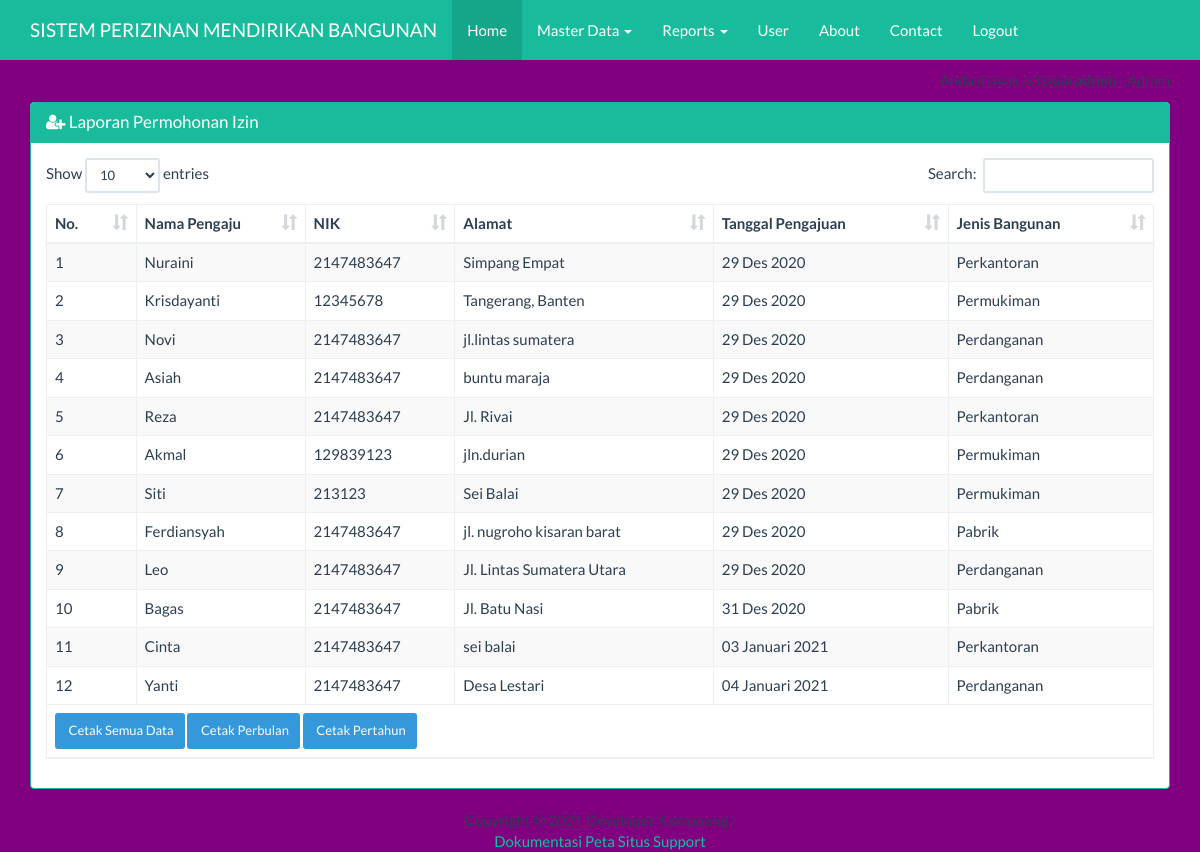
/index_admin.php?page=permintaan&actions=report (signed in), run on the app's committed database.
### tables this page shows
CREATE TABLE `tbl_permohonan` (
  `id_permohonan` int(11) NOT NULL,
  `id_jenis_bangunan` int(11) NOT NULL,
  `nama_pemohon` varchar(20) NOT NULL,
  `nik` int(20) NOT NULL,
  `alamat` varchar(30) NOT NULL,
  `tanggal_pengajuan` date NOT NULL
);

CREATE TABLE `tbl_jenis` (
  `id_jenis_bangunan` int(11) NOT NULL,
  `nama_jenis_bangunan` varchar(255) NOT NULL,
  `pajak_bangunan` int(11) NOT NULL
);

### views/permintaan_report.php (the view, shortened to what this page needs)
<div class="container">
    <div class="row">
        <div class="col-xs-12">
            <div class="panel panel-success">
                <div class="panel-heading">
                    <h3 class="panel-title"><span class="fa fa-user-plus"></span> Laporan Permohonan Izin</h3>
                </div>
                <div class="panel-body">
                    <table id="dtskripsi" class="table table-bordered table-striped table-hover">
                        <thead>
                            <tr>
                                <th>No.</th>
                                <th width="130px">Nama Pengaju</th>
                                <th>NIK</th>
                                <th>Alamat</th>
                                <th>Tanggal Pengajuan</th>
                                <th>Jenis Bangunan</th>
                            </tr>
                        </thead>
                        <tbody>
                            <?php
                            $sql="SELECT * FROM tbl_permohonan inner join tbl_jenis on tbl_permohonan.id_jenis_bangunan=tbl_jenis.id_jenis_bangunan";
                            $query = mysqli_query($koneksi, $sql) or die("SQL Anda Salah");
                            $nomor = 0;
                            while ($data = mysqli_fetch_array($query)) {
                                $nomor++;
                                ?>
                            <tr>
                                <td><?= $nomor ?></td>
                                <td><?= $data['nama_pemohon'] ?></td>
                                <td><?= $data['nik'] ?></td>
                                <td><?= $data['alamat'] ?></td>
                                <td>
                                    <?= tanggal_indo($data['tanggal_pengajuan']) ?>
                                </td>
                                <td><?= $data['nama_jenis_bangunan'] ?></td>
                            </tr>
                            <?php } ?>
                        </tbody>
                        <tfoot>
                            <tr>
                                <td colspan="9">
                                    <a href="report/laporan_semua.php" target="_blank" class="btn btn-info btn-sm">
                                        <span class="fa fa_print"></span> Cetak Semua Data
                                    </a>
                                    <a href="#cetak_perbulan" class="btn btn-info btn-sm">
                                        <span class="fa fa_print"></span> Cetak Perbulan
                                    </a>
                                    <a href="#cetak_pertahun" class="btn btn-info btn-sm">
                                        <span class="fa fa_print"></span> Cetak Pertahun
                                    </a>
                                </td>
                            </tr>
                        </tfoot>
                    </table>
                </div>
            </div>
        </div>
    </div>
</div>
<?php
function tanggal_indo($tanggal, $cetak_hari = false)
{
	$bulan = array (1 =>   'Januari',
				'Feb',
				'Mar',
				'Apr',
				'Mei',
				'Juni',
				'Juli',
				'Agust',
				'Sept',
				'Okt',
				'Nov',
				'Des'
			);
	$split 	  = explode('-', $tanggal);
	$tgl_indo = $split[2] . ' ' . $bulan[ (int)$split[1] ] . ' ' . $split[0];
	return $tgl_indo;
}

### index_admin.php (style rules this page uses)
body { margin-top:70px; background-color:purple; }

### data on the page
tbl_permohonan: nama_pemohon "Nuraini", nik "2147483647", alamat "Simpang Empat", tanggal_pengajuan "29 Des 2020", id_jenis_bangunan.nama_jenis_bangunan "Perkantoran"
tbl_permohonan: nama_pemohon "Krisdayanti", nik "12345678", alamat "Tangerang, Banten", tanggal_pengajuan "29 Des 2020", id_jenis_bangunan.nama_jenis_bangunan "Permukiman"
tbl_permohonan: nama_pemohon "Novi", nik "2147483647", alamat "jl.lintas sumatera", tanggal_pengajuan "29 Des 2020", id_jenis_bangunan.nama_jenis_bangunan "Perdanganan"
tbl_permohonan: nama_pemohon "Asiah", nik "2147483647", alamat "buntu maraja", tanggal_pengajuan "29 Des 2020", id_jenis_bangunan.nama_jenis_bangunan "Perdanganan"
tbl_permohonan: nama_pemohon "Reza", nik "2147483647", alamat "Jl. Rivai", tanggal_pengajuan "29 Des 2020", id_jenis_bangunan.nama_jenis_bangunan "Perkantoran"
tbl_permohonan: nama_pemohon "Akmal", nik "129839123", alamat "jln.durian", tanggal_pengajuan "29 Des 2020", id_jenis_bangunan.nama_jenis_bangunan "Permukiman"
tbl_permohonan: nama_pemohon "Siti", nik "213123", alamat "Sei Balai", tanggal_pengajuan "29 Des 2020", id_jenis_bangunan.nama_jenis_bangunan "Permukiman"
tbl_permohonan: nama_pemohon "Ferdiansyah", nik "2147483647", alamat "jl. nugroho kisaran barat", tanggal_pengajuan "29 Des 2020", id_jenis_bangunan.nama_jenis_bangunan "Pabrik"
tbl_permohonan: nama_pemohon "Leo", nik "2147483647", alamat "Jl. Lintas Sumatera Utara", tanggal_pengajuan "29 Des 2020", id_jenis_bangunan.nama_jenis_bangunan "Perdanganan"
tbl_permohonan: nama_pemohon "Bagas", nik "2147483647", alamat "Jl. Batu Nasi", tanggal_pengajuan "31 Des 2020", id_jenis_bangunan.nama_jenis_bangunan "Pabrik"
tbl_permohonan: nama_pemohon "Cinta", nik "2147483647", alamat "sei balai", tanggal_pengajuan "03 Januari 2021", id_jenis_bangunan.nama_jenis_bangunan "Perkantoran"
tbl_permohonan: nama_pemohon "Yanti", nik "2147483647", alamat "Desa Lestari", tanggal_pengajuan "04 Januari 2021", id_jenis_bangunan.nama_jenis_bangunan "Perdanganan"
